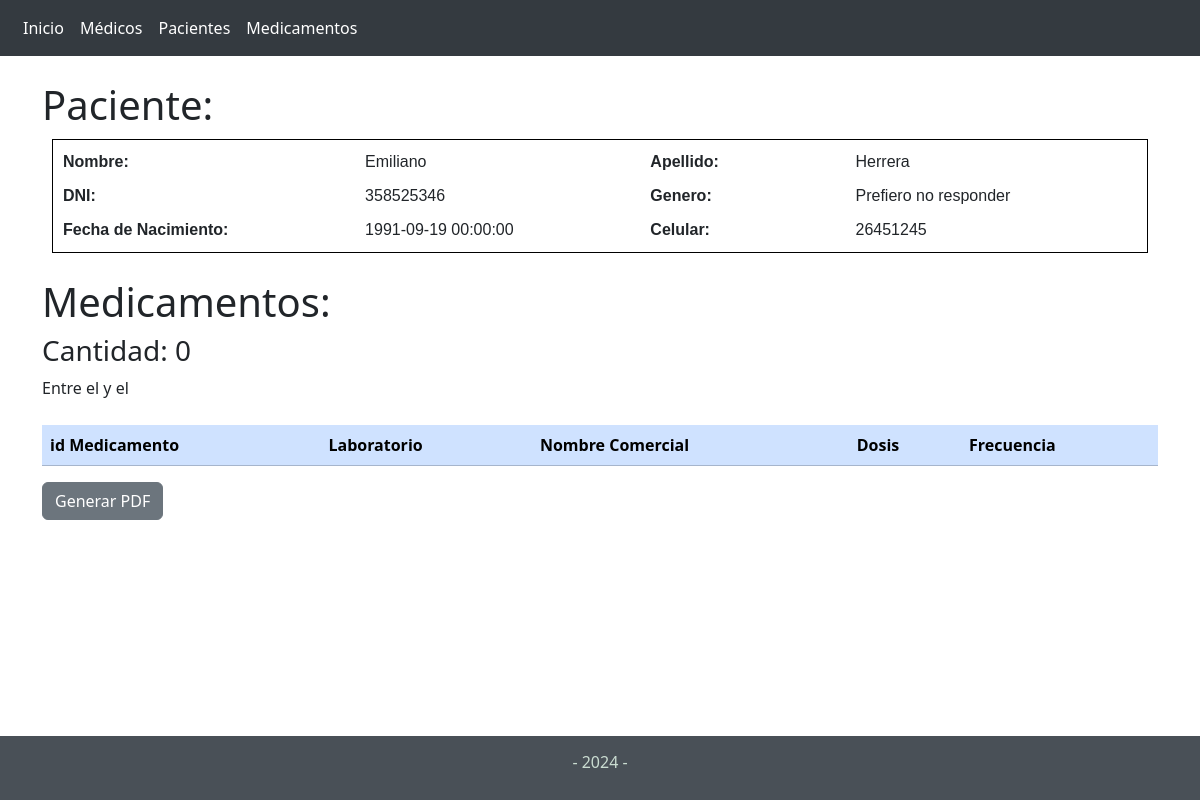
Screenshot of /secciones/medicamentos_paciente.php?pacienteid=8 with the database file from the repository.
### tables this page shows
CREATE TABLE `pacientes` (
  `id` bigint(20) UNSIGNED NOT NULL,
  `rela_users` bigint(20) UNSIGNED NOT NULL,
  `rela_genero` bigint(20) UNSIGNED DEFAULT NULL,
  `rela_nivel_instruccion` bigint(20) UNSIGNED DEFAULT NULL,
  `rela_departamento` bigint(20) UNSIGNED DEFAULT NULL,
  `rela_grupo_conviviente` bigint(20) UNSIGNED DEFAULT NULL,
  `nombre` varchar(40) NOT NULL,
  `apellido` varchar(40) NOT NULL,
  `dni` int(11) DEFAULT NULL,
  `fecha_nacimiento` datetime DEFAULT NULL,
  `celular` varchar(40) DEFAULT NULL,
  `nombre_contacto` varchar(40) DEFAULT NULL,
  `apellido_contacto` varchar(40) DEFAULT NULL,
  `celular_contacto` varchar(40) DEFAULT NULL,
  `estado_users` varchar(255) NOT NULL,
  `created_at` timestamp NULL DEFAULT NULL,
  `updated_at` timestamp NULL DEFAULT NULL
);

CREATE TABLE `generos` (
  `id` bigint(20) UNSIGNED NOT NULL,
  `nombre` varchar(50) NOT NULL,
  `created_at` timestamp NULL DEFAULT NULL,
  `updated_at` timestamp NULL DEFAULT NULL
);

### secciones/medicamentos_paciente.php (the view, shortened to what this page needs)
<?php include('../templates/cabecera.php');
$conexionBD=BD::crearInstancia();
$medicoid =  $_GET['medicoid'] ?? '';
$pacienteid =  $_GET['pacienteid'] ?? '';
$fa_paciente = $_GET['fa_paciente'] ?? '';
$ff_paciente = $_GET['ff_paciente'] ?? '';
$consulta= $conexionBD->prepare('SELECT pacientes.*, generos.nombre AS genero
                                    FROM pacientes
                                    JOIN generos ON rela_genero = generos.id
                                    WHERE pacientes.id = :pacienteid');
$consulta->execute([':pacienteid' => $pacienteid]);
$paciente = $consulta->fetch();
?>
<h1 class="margtop25">Paciente: </h1>
<div style="border: 1px solid #000; padding: 10px; margin: 10px; display: grid; grid-template-columns: auto auto auto auto; gap: 10px; font-family: Arial, sans-serif;">
    <div><strong>Nombre:</strong></div>
    <div><?php echo $paciente['nombre']; ?></div>
    <div><strong>Apellido:</strong></div>
    <div><?php echo $paciente['apellido']; ?></div>
    <div><strong>DNI:</strong></div>
    <div><?php echo $paciente['dni']; ?></div>
    <div><strong>Genero:</strong></div>
    <div><?php echo $paciente['genero']; ?></div>
    <div><strong>Fecha de Nacimiento:</strong></div>
    <div><?php echo $paciente['fecha_nacimiento']; ?></div>
    <div><strong>Celular:</strong></div>
    <div><?php echo $paciente['celular']; ?></div>
</div>
<?php
$consulta= $conexionBD->prepare(
        'SELECT
            *
        FROM
            pacientes
        JOIN
            medicamentos_pacientes ON pacientes.id = medicamentos_pacientes.rela_paciente
        JOIN
            medicamentos ON medicamentos_pacientes.rela_medicamento = medicamentos.id_medicamento
        WHERE
            pacientes.id = :pacienteid
                and medicamentos_pacientes.fecha_alta >= date(:fa_paciente)
                and medicamentos_pacientes.fecha_alta <= date(:ff_paciente)');
$consulta->execute([':pacienteid' => $pacienteid, ':fa_paciente' => $fa_paciente, ':ff_paciente' => $ff_paciente]);
?>
<h1 class="margtop25">Medicamentos: </h1>
<h3>Cantidad: <?php echo $consulta->rowCount(); ?> </h3>
<p>Entre el <?php print_r($fa_paciente); ?> y el <?php print_r($ff_paciente); ?></p>
<div class="table-responsive margtop25">
    <table class="table table-primary" >
        <thead>
            <tr>
                <th scope="col">id Medicamento</th>
                <th scope="col">Laboratorio</th>
                <th scope="col">Nombre Comercial</th>
                <th scope="col">Dosis</th>
                <th scope="col">Frecuencia</th>
            </tr>
        </thead>
    </table>
</div>
<a type="button"
    href="./informe.php?medicoid=<?= $medicoid ?>&pacienteid=<?= $pacienteid ?>&fa_paciente=<?= $fa_paciente?>&ff_paciente=<?= $ff_paciente ?>"
    class="btn btn-secondary margbot25 ">
    Generar PDF
</a>
<?php include('../templates/pie.php'); ?>

### templates/style.css (style rules this page uses)
* { margin: 0; padding: 0; box-sizing: border-box; }
body { background-image: url(./images/bg_blanco.jpg); background-repeat: no-repeat; background-size: cover; background-position: top left; display: flex; flex-direction: column; min-height: 100vh; margin: 0; }
.margtop25 { margin-top: 25px; }
.margbot25 { margin-bottom: 25px; }

### rows the page displays
pacientes: nombre "Emiliano", apellido "Herrera", dni "358525346", rela_genero.nombre "Prefiero no responder", fecha_nacimiento "1991-09-19 00:00:00", celular "26451245"

### other values shown
$consulta->rowCount() "0"
